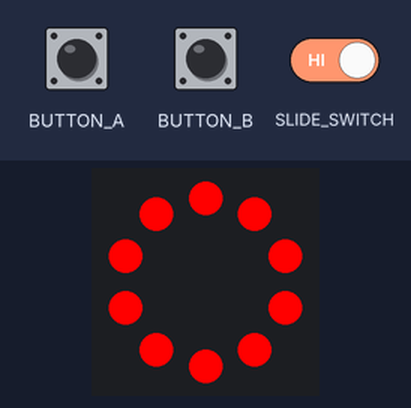
This program was run on a simulated Circuit Playground running CircuitPython. Parts: the board's ring of 10 RGB LEDs (number 0 left of the top, counting anticlockwise). Inputs (shaded band) come from the test bench.

Above: at 1.2 s.
1.3 s: button B pressed for 1.2 s
At 2.15 s:
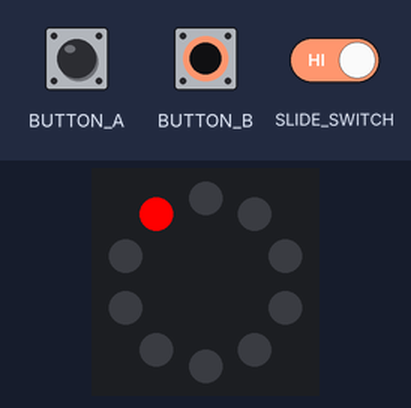
4.0 s: button A pressed for 1.2 s
At 4.38 s:
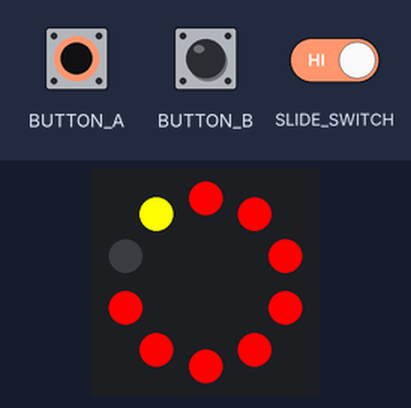
6.7 s: button A pressed for 3.2 s
At 7.73 s:
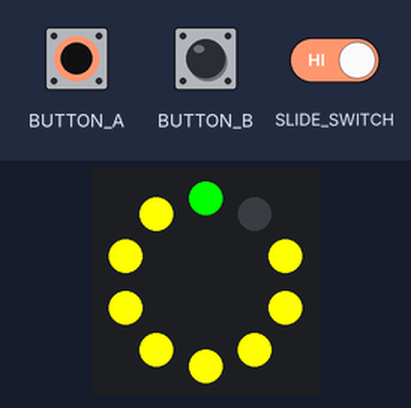
11.4 s: button A pressed for 3.2 s
At 15.9 s:
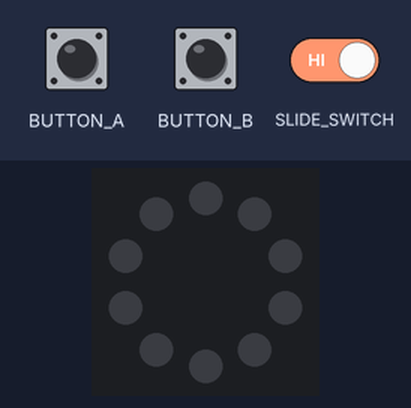
16.1 s: button B pressed for 3.2 s
At 19.0 s:
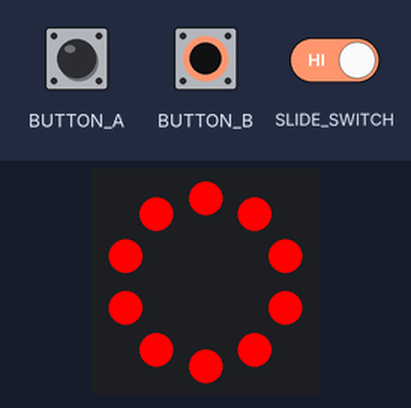
22.6 s: button B pressed for 3.2 s
At 26.93 s:
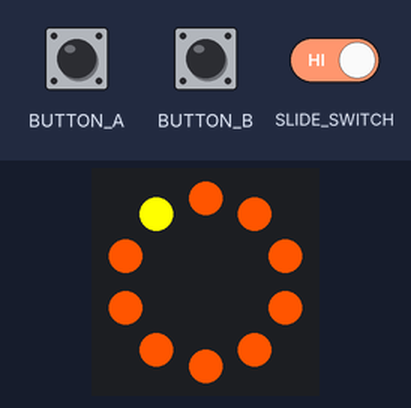

Measured:
- after the input at 4.0 s, the LEDs: first differ from a run without the input after 0.34 s (image 2)
- after the input at 6.7 s, the LEDs: first differ from a run without the input after 0.99 s (image 3)
- after the input at 16.1 s, the LEDs: change after 2.5 s (image 5)
- after the input at 22.6 s, the LEDs: first change after 0.14 s (image 6 shows a later state)
- what the display in image 5 shows lasts 0.5 s, from 18.6 s to 19.1 s

The program:

kitt.py
```python
# K.I.T.T. Bike Light
#
# Use Button A to change color
# Use Button B to change style
# Use Slide Switch to power on/off
# Ride safe and don't hassle the Hoff
#
# Created by Eric Gross. Sublime Text on MacBook Pro (5/27/2019)
# Codecademy: Learn Hardware Programming with CircuitPython - Bike Light

from adafruit_circuitplayground.express import cpx
import time

colorIndex = 0
functionIndex = 0
rainbow = ((255, 0, 0), (255, 85, 0), (255, 255, 0), (0, 255, 0), (34, 139, 34), (0, 255, 255), (0, 0, 255), (0, 0, 139), (255, 0, 255), (75, 0, 130), (0,0,0))

###### Function to Change Color ######
def checkPress(colorIndex):
  if cpx.button_a:
    colorIndex += 1
    if colorIndex > 10:
      return 0
  return colorIndex

###### Function to Change Function ######
def functionPress(functionIndex):
  if cpx.button_b:
    functionIndex += 1
    if functionIndex > 2:
      return 0
  return functionIndex

###### Color and Blinking ######
def blinkLed(colorIndex, d = 0.5, ledIndex = 10, turnOff = True):
  if ledIndex == 10:
    cpx.pixels.fill((rainbow[colorIndex][0], rainbow[colorIndex][1], rainbow[colorIndex][2]))
    time.sleep(d)
  else:
    cpx.pixels[ledIndex] = (rainbow[colorIndex][0], rainbow[colorIndex][1], rainbow[colorIndex][2])
    time.sleep(d)
  if turnOff == True:
  	cpx.pixels.fill((0, 0, 0))
  	time.sleep(d)
  return

def kitt(d = 0.1):
  global colorIndex
  colorIndex = checkPress(colorIndex)
  for x in range(0, 10):
    blinkLed(10, d, x, False)
    blinkLed(colorIndex, 0, x, False)
  time.sleep(d)
  colorIndex = checkPress(colorIndex)
  for x in range(9, -1, -1):
    blinkLed(10, d, x, False)
    blinkLed(colorIndex, 0, x, False)
  time.sleep(d)
  return

def rainbowSpin(d = 0.1):
  global colorIndex
  for x in range(0, 10):
    blinkLed(colorIndex, d, x, False)
  colorIndex += 1
  if colorIndex > 10:
    colorIndex = 0
  return

##########################
###### Main Program ######
##########################

while True:
  if cpx.switch:
    functionIndex = functionPress(functionIndex)
    colorIndex = checkPress(colorIndex)
    if functionIndex == 0:
      blinkLed(colorIndex)
    elif functionIndex == 1:
      kitt()
    else:
      rainbowSpin()
  else:
    # shut it
    cpx.pixels.fill((0, 0, 0))
```
